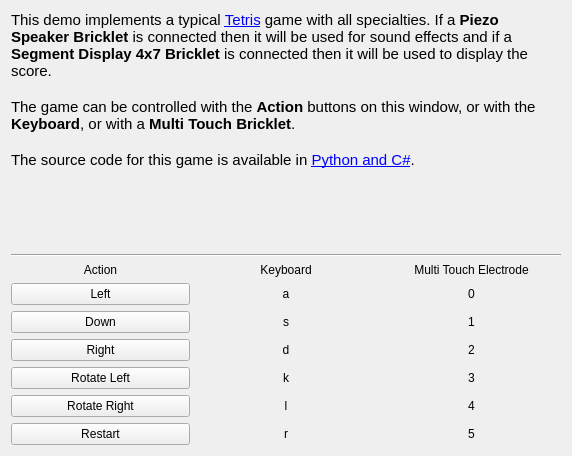
<?xml version="1.0" encoding="UTF-8"?>
<ui version="4.0">
 <class>Tetris</class>
 <widget class="QWidget" name="Tetris">
  <property name="geometry">
   <rect>
    <x>0</x>
    <y>0</y>
    <width>572</width>
    <height>456</height>
   </rect>
  </property>
  <property name="windowTitle">
   <string>Form</string>
  </property>
  <layout class="QHBoxLayout" name="horizontalLayout_2">
   <item>
    <layout class="QVBoxLayout" name="verticalLayout">
     <item>
      <widget class="QLabel" name="label">
       <property name="sizePolicy">
        <sizepolicy hsizetype="MinimumExpanding" vsizetype="MinimumExpanding">
         <horstretch>0</horstretch>
         <verstretch>1</verstretch>
        </sizepolicy>
       </property>
       <property name="text">
        <string>&lt;!DOCTYPE HTML PUBLIC &quot;-//W3C//DTD HTML 4.0//EN&quot; &quot;http://www.w3.org/TR/REC-html40/strict.dtd&quot;&gt;
&lt;html&gt;&lt;head&gt;&lt;meta name=&quot;qrichtext&quot; content=&quot;1&quot; /&gt;&lt;style type=&quot;text/css&quot;&gt;
p, li { white-space: pre-wrap; }
&lt;/style&gt;&lt;/head&gt;&lt;body style=&quot; font-family:'Ubuntu'; font-size:11pt; font-weight:400; font-style:normal;&quot;&gt;
&lt;p style=&quot; margin-top:0px; margin-bottom:0px; margin-left:0px; margin-right:0px; -qt-block-indent:0; text-indent:0px;&quot;&gt;This demo implements a typical &lt;a href=&quot;http://en.wikipedia.org/wiki/Tetris&quot;&gt;&lt;span style=&quot; text-decoration: underline; color:#0000ff;&quot;&gt;Tetris&lt;/span&gt;&lt;/a&gt; game with all specialties. If a &lt;span style=&quot; font-weight:600;&quot;&gt;Piezo Speaker Bricklet&lt;/span&gt; is connected then it will be used for sound effects and if a &lt;span style=&quot; font-weight:600;&quot;&gt;Segment Display 4x7 Bricklet&lt;/span&gt; is connected then it will be used to display the score.&lt;/p&gt;
&lt;p style=&quot;-qt-paragraph-type:empty; margin-top:0px; margin-bottom:0px; margin-left:0px; margin-right:0px; -qt-block-indent:0; text-indent:0px;&quot;&gt;&lt;/p&gt;
&lt;p style=&quot; margin-top:0px; margin-bottom:0px; margin-left:0px; margin-right:0px; -qt-block-indent:0; text-indent:0px;&quot;&gt;The game can be controlled with the &lt;span style=&quot; font-weight:600;&quot;&gt;Action&lt;/span&gt; buttons on this window, or with the &lt;span style=&quot; font-weight:600;&quot;&gt;Keyboard&lt;/span&gt;, or with a &lt;span style=&quot; font-weight:600;&quot;&gt;Multi Touch Bricklet&lt;/span&gt;.&lt;/p&gt;
&lt;p style=&quot;-qt-paragraph-type:empty; margin-top:0px; margin-bottom:0px; margin-left:0px; margin-right:0px; -qt-block-indent:0; text-indent:0px;&quot;&gt;&lt;/p&gt;
&lt;p style=&quot; margin-top:0px; margin-bottom:0px; margin-left:0px; margin-right:0px; -qt-block-indent:0; text-indent:0px;&quot;&gt;The source code for this game is available in &lt;a href=&quot;http://www.tinkerforge.com/en/doc/Kits/Blinkenlights/Blinkenlights.html#tetris&quot;&gt;&lt;span style=&quot; text-decoration: underline; color:#0000ff;&quot;&gt;Python and C#&lt;/span&gt;&lt;/a&gt;.&lt;/p&gt;&lt;/body&gt;&lt;/html&gt;</string>
       </property>
       <property name="alignment">
        <set>Qt::AlignLeading|Qt::AlignLeft|Qt::AlignTop</set>
       </property>
       <property name="wordWrap">
        <bool>true</bool>
       </property>
       <property name="openExternalLinks">
        <bool>true</bool>
       </property>
      </widget>
     </item>
     <item>
      <widget class="Line" name="line">
       <property name="orientation">
        <enum>Qt::Horizontal</enum>
       </property>
      </widget>
     </item>
     <item>
      <layout class="QGridLayout" name="gridLayout">
       <item row="2" column="0">
        <widget class="QPushButton" name="button_s">
         <property name="text">
          <string>Down</string>
         </property>
        </widget>
       </item>
       <item row="4" column="0">
        <widget class="QPushButton" name="button_k">
         <property name="text">
          <string>Rotate Left</string>
         </property>
        </widget>
       </item>
       <item row="0" column="0">
        <widget class="QLabel" name="label_11">
         <property name="text">
          <string>Action</string>
         </property>
         <property name="alignment">
          <set>Qt::AlignCenter</set>
         </property>
        </widget>
       </item>
       <item row="0" column="1">
        <widget class="QLabel" name="label_10">
         <property name="text">
          <string>Keyboard</string>
         </property>
         <property name="alignment">
          <set>Qt::AlignCenter</set>
         </property>
        </widget>
       </item>
       <item row="3" column="0">
        <widget class="QPushButton" name="button_d">
         <property name="text">
          <string>Right</string>
         </property>
        </widget>
       </item>
       <item row="0" column="2">
        <widget class="QLabel" name="label_12">
         <property name="text">
          <string>Multi Touch Electrode</string>
         </property>
         <property name="alignment">
          <set>Qt::AlignCenter</set>
         </property>
        </widget>
       </item>
       <item row="1" column="0">
        <widget class="QPushButton" name="button_a">
         <property name="text">
          <string>Left</string>
         </property>
        </widget>
       </item>
       <item row="5" column="0">
        <widget class="QPushButton" name="button_l">
         <property name="text">
          <string>Rotate Right</string>
         </property>
        </widget>
       </item>
       <item row="6" column="0">
        <widget class="QPushButton" name="button_r">
         <property name="text">
          <string>Restart</string>
         </property>
        </widget>
       </item>
       <item row="1" column="1">
        <widget class="QLabel" name="label_2">
         <property name="text">
          <string>a</string>
         </property>
         <property name="alignment">
          <set>Qt::AlignCenter</set>
         </property>
        </widget>
       </item>
       <item row="2" column="1">
        <widget class="QLabel" name="label_3">
         <property name="text">
          <string>s</string>
         </property>
         <property name="alignment">
          <set>Qt::AlignCenter</set>
         </property>
        </widget>
       </item>
       <item row="3" column="1">
        <widget class="QLabel" name="label_4">
         <property name="text">
          <string>d</string>
         </property>
         <property name="alignment">
          <set>Qt::AlignCenter</set>
         </property>
        </widget>
       </item>
       <item row="4" column="1">
        <widget class="QLabel" name="label_5">
         <property name="text">
          <string>k</string>
         </property>
         <property name="alignment">
          <set>Qt::AlignCenter</set>
         </property>
        </widget>
       </item>
       <item row="5" column="1">
        <widget class="QLabel" name="label_6">
         <property name="text">
          <string>l</string>
         </property>
         <property name="alignment">
          <set>Qt::AlignCenter</set>
         </property>
        </widget>
       </item>
       <item row="6" column="1">
        <widget class="QLabel" name="label_7">
         <property name="text">
          <string>r</string>
         </property>
         <property name="alignment">
          <set>Qt::AlignCenter</set>
         </property>
        </widget>
       </item>
       <item row="1" column="2">
        <widget class="QLabel" name="label_8">
         <property name="text">
          <string>0</string>
         </property>
         <property name="alignment">
          <set>Qt::AlignCenter</set>
         </property>
        </widget>
       </item>
       <item row="2" column="2">
        <widget class="QLabel" name="label_9">
         <property name="text">
          <string>1</string>
         </property>
         <property name="alignment">
          <set>Qt::AlignCenter</set>
         </property>
        </widget>
       </item>
       <item row="3" column="2">
        <widget class="QLabel" name="label_13">
         <property name="text">
          <string>2</string>
         </property>
         <property name="alignment">
          <set>Qt::AlignCenter</set>
         </property>
        </widget>
       </item>
       <item row="4" column="2">
        <widget class="QLabel" name="label_14">
         <property name="text">
          <string>3</string>
         </property>
         <property name="alignment">
          <set>Qt::AlignCenter</set>
         </property>
        </widget>
       </item>
       <item row="5" column="2">
        <widget class="QLabel" name="label_15">
         <property name="text">
          <string>4</string>
         </property>
         <property name="alignment">
          <set>Qt::AlignCenter</set>
         </property>
        </widget>
       </item>
       <item row="6" column="2">
        <widget class="QLabel" name="label_16">
         <property name="text">
          <string>5</string>
         </property>
         <property name="alignment">
          <set>Qt::AlignCenter</set>
         </property>
        </widget>
       </item>
      </layout>
     </item>
    </layout>
   </item>
  </layout>
 </widget>
 <resources/>
 <connections/>
</ui>
